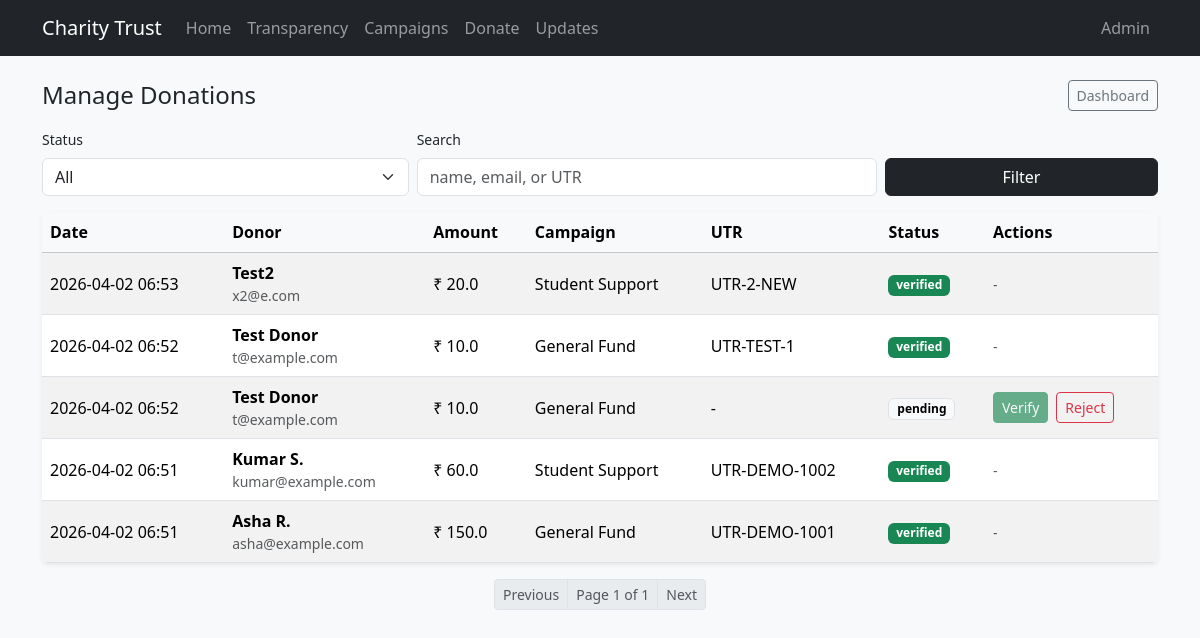
The page /admin/donations (signed in) on the database its author committed.
### app/models.py (models this page shows)
class Base(DeclarativeBase):
    pass

class Donation(Base):
    __tablename__ = "donations"
    id: Mapped[int] = mapped_column(Integer, primary_key=True)
    name: Mapped[str] = mapped_column(String(120), nullable=False, index=True)
    email: Mapped[str] = mapped_column(String(200), nullable=False, index=True)
    amount_cents: Mapped[int] = mapped_column(Integer, nullable=False)
    campaign_id: Mapped[int] = mapped_column(ForeignKey("campaigns.id"), nullable=True, index=True)
    campaign: Mapped["Campaign"] = relationship("Campaign", back_populates="donations", lazy="selectin")
    utr: Mapped[str] = mapped_column(String(80), nullable=True, index=True)
    status: Mapped[str] = mapped_column(String(30), nullable=False, default="pending")  # pending/awaiting_verification/verified/rejected
    created_at: Mapped[datetime] = mapped_column(DateTime(timezone=True), default=datetime.utcnow, nullable=False)
    updated_at: Mapped[datetime] = mapped_column(
        DateTime(timezone=True), default=datetime.utcnow, onupdate=datetime.utcnow, nullable=False
    )
    utr_submitted_at: Mapped[datetime] = mapped_column(DateTime(timezone=True), nullable=True)
    __table_args__ = (
        UniqueConstraint("utr", name="uq_donations_utr"),
    )

class Campaign(Base):
    __tablename__ = "campaigns"
    id: Mapped[int] = mapped_column(Integer, primary_key=True)
    title: Mapped[str] = mapped_column(String(200), nullable=False, index=True)
    description: Mapped[str] = mapped_column(Text, nullable=False)
    goal_cents: Mapped[int] = mapped_column(Integer, nullable=False, default=0)
    raised_cents: Mapped[int] = mapped_column(Integer, nullable=False, default=0)
    status: Mapped[str] = mapped_column(String(20), nullable=False, default="active")
    created_at: Mapped[datetime] = mapped_column(DateTime(timezone=True), default=datetime.utcnow, nullable=False)
    updated_at: Mapped[datetime] = mapped_column(
        DateTime(timezone=True), default=datetime.utcnow, onupdate=datetime.utcnow, nullable=False
    )
    donations: Mapped[list["Donation"]] = relationship("Donation", back_populates="campaign", lazy="selectin")

### app/routes/admin.py (the view)
@admin_bp.route("/donations", methods=["GET"])
@admin_required
def donations_list():
    db = get_db()
    page, page_size = _parse_page_params()
    status = (request.args.get("status") or "").strip()
    q = (request.args.get("q") or "").strip()
    query = db.query(Donation).options(selectinload(Donation.campaign))
    if status:
        query = query.filter(Donation.status == status)
    if q:
        like = f"%{q}%"
        query = query.filter((Donation.name.ilike(like)) | (Donation.email.ilike(like)) | (Donation.utr.ilike(like)))
    query = query.order_by(Donation.created_at.desc())
    total_count = query.count()
    donations = query.offset((page - 1) * page_size).limit(page_size).all()
    return render_template(
        "admin/donations_list.html",
        donations=donations,
        page=page,
        page_size=page_size,
        total_count=total_count,
        status=status,
        q=q,
        cents_to_amount_str=cents_to_amount_str,
        format_datetime=format_datetime,
    )

### app/auth.py (called while the page is built)
def admin_required(view_func):
    @wraps(view_func)
    def wrapper(*args, **kwargs):
        if not session.get("admin_logged_in"):
            flash("Please login to access the admin panel.", "warning")
            return redirect(url_for("admin.login", next=requested_next_url()))
        return view_func(*args, **kwargs)
    def requested_next_url():
        from flask import request
        return request.args.get("next") or url_for("admin.dashboard")
    return wrapper

### app/db.py (called while the page is built)
def get_db():
    if SessionLocal is None:
        raise RuntimeError("Database session is not initialized. Call init_engine() first.")
    return SessionLocal

### app/routes/admin.py (called while the page is built)
def _parse_page_params():
    page = max(1, int(request.args.get("page", 1)))
    page_size = int(request.args.get("page_size", Config.DEFAULT_PAGE_SIZE))
    page_size = max(5, min(50, page_size))
    return page, page_size

### app/templates/admin/donations_list.html (shortened to what this page needs)
{% extends "base.html" %}
{% block content %}
  <div class="d-flex align-items-center justify-content-between mb-3">
    <h1 class="h4 mb-0">Manage Donations</h1>
    <a class="btn btn-outline-secondary btn-sm" href="{{ url_for('admin.dashboard') }}">Dashboard</a>
  </div>
  <form method="GET" class="row g-2 align-items-end mb-3">
    <div class="col-md-4">
      <label class="form-label small">Status</label>
      <select name="status" class="form-select">
        <option value="" {% if not status %}selected{% endif %}>All</option>
      </select>
    </div>
    <div class="col-md-5">
      <label class="form-label small">Search</label>
      <input name="q" class="form-control" placeholder="name, email, or UTR" value="{{ q or '' }}">
    </div>
    <div class="col-md-3">
      <button class="btn btn-dark w-100" type="submit">Filter</button>
    </div>
  </form>
  <div class="table-responsive bg-white rounded shadow-sm">
    <table class="table table-striped table-hover mb-0 align-middle">
      <thead class="table-light">
        <tr>
          <th>Date</th>
          <th>Donor</th>
          <th>Amount</th>
          <th>Campaign</th>
          <th>UTR</th>
          <th>Status</th>
          <th>Actions</th>
        </tr>
      </thead>
      <tbody>
        {% for d in donations %}
          <tr>
            <td>{{ d.created_at.strftime('%Y-%m-%d %H:%M') }}</td>
            <td>
              <div class="fw-semibold">{{ d.name }}</div>
              <div class="text-muted small">{{ d.email }}</div>
            </td>
            <td>₹ {{ d.amount_cents / 100 }}</td>
            <td>
              {% if d.campaign %}{{ d.campaign.title }}{% else %}-{% endif %}
            </td>
            <td style="max-width: 160px; word-break: break-all;">{{ d.utr or '-' }}</td>
            <td>
              {% if d.status == 'verified' %}
                <span class="badge text-bg-success">verified</span>
              {% elif d.status == 'rejected' %}
                <span class="badge text-bg-secondary">rejected</span>
              {% elif d.status == 'awaiting_verification' %}
                <span class="badge text-bg-warning">awaiting</span>
              {% else %}
                <span class="badge text-bg-light border">pending</span>
              {% endif %}
            </td>
            <td>
              {% if d.status in ['pending','awaiting_verification'] %}
                <div class="d-flex gap-2 flex-wrap">
                  <form method="post" action="{{ url_for('admin.donations_verify', donation_id=d.id) }}">
                    <button class="btn btn-sm btn-success" type="submit" {% if not d.utr %}disabled{% endif %}>
                      Verify
                    </button>
                  </form>
                  <form method="post" action="{{ url_for('admin.donations_reject', donation_id=d.id) }}">
                    <button class="btn btn-sm btn-outline-danger" type="submit">Reject</button>
                  </form>
                </div>
              {% else %}
                <span class="text-muted small">-</span>
              {% endif %}
            </td>
          </tr>
        {% else %}
          <tr><td colspan="7" class="text-muted">No donations found.</td></tr>
        {% endfor %}
      </tbody>
    </table>
  </div>
  <div class="d-flex justify-content-center mt-3">
    <nav aria-label="Pagination">
      <ul class="pagination pagination-sm mb-0">
        {% set total_pages = (total_count + page_size - 1) // page_size %}
        <li class="page-item {% if page <= 1 %}disabled{% endif %}">
          <a class="page-link" href="{{ url_for('admin.donations_list', page=page-1, page_size=page_size, status=status, q=q) }}">Previous</a>
        </li>
        <li class="page-item disabled">
          <span class="page-link">Page {{ page }} of {{ total_pages }}</span>
        </li>
        <li class="page-item {% if page >= total_pages %}disabled{% endif %}">
          <a class="page-link" href="{{ url_for('admin.donations_list', page=page+1, page_size=page_size, status=status, q=q) }}">Next</a>
        </li>
      </ul>
    </nav>
  </div>
{% endblock %}

### app/static/styles.css (style rules this page uses)
body { min-height: 100vh; }

### rows shown on the page
Donation: created_at "2026-04-02 06:53", name "Test2", email "x2@e.com", d.amount_cents/100 "20.0", campaign "Student Support", utr "UTR-2-NEW", status "verified"
Donation: created_at "2026-04-02 06:52", name "Test Donor", email "t@example.com", d.amount_cents/100 "10.0", campaign "General Fund", utr "UTR-TEST-1", status "verified"
Donation: created_at "2026-04-02 06:52", name "Test Donor", email "t@example.com", d.amount_cents/100 "10.0", campaign "General Fund", utr "-", status "pending"
Donation: created_at "2026-04-02 06:51", name "Kumar S.", email "kumar@example.com", d.amount_cents/100 "60.0", campaign "Student Support", utr "UTR-DEMO-1002", status "verified"
Donation: created_at "2026-04-02 06:51", name "Asha R.", email "asha@example.com", d.amount_cents/100 "150.0", campaign "General Fund", utr "UTR-DEMO-1001", status "verified"

### other values the page prints
{{ page }} "1"
{{ total_pages }} "1"
